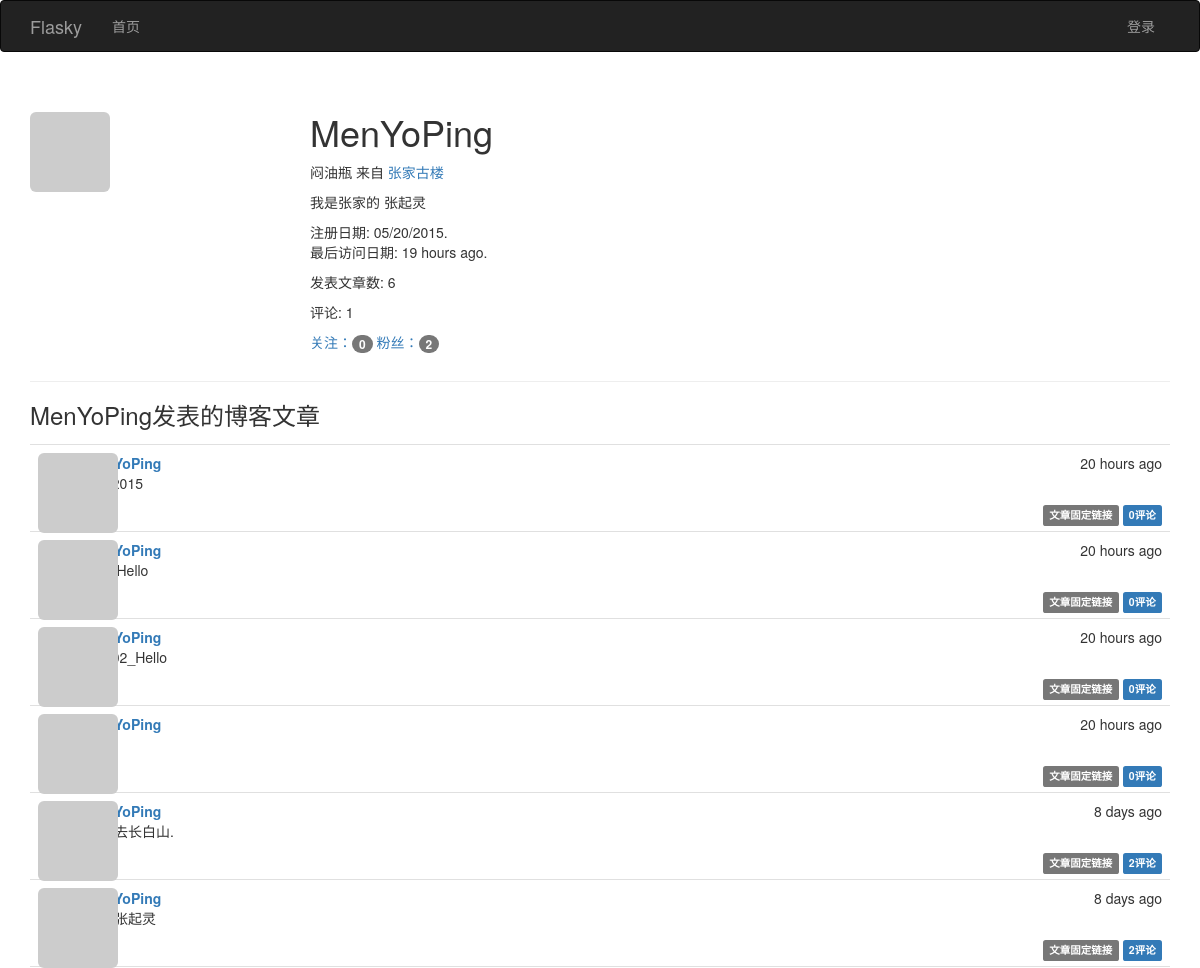
The page /user/MenYoPing on the database as committed earlier.
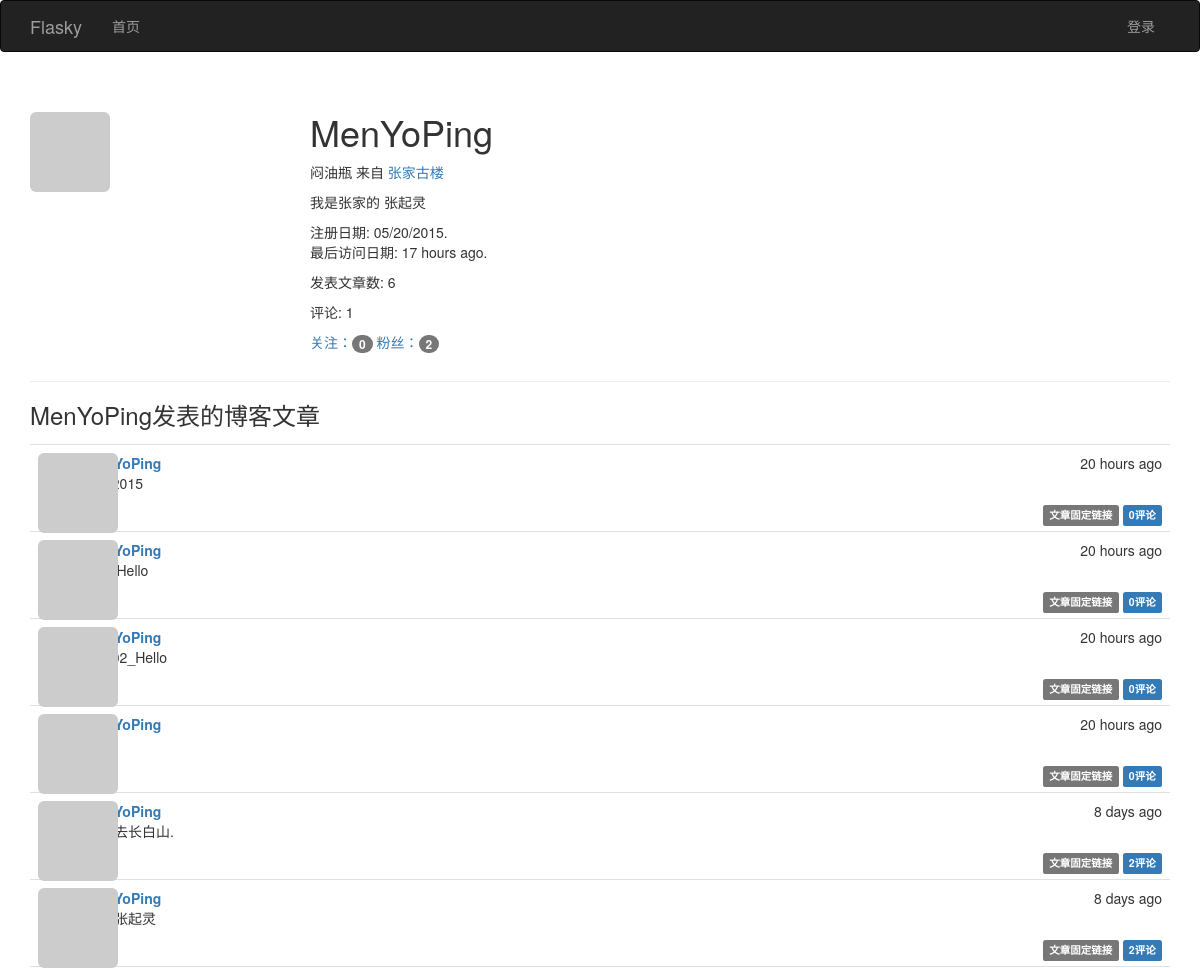
The same page on the database as committed later.
### app/models.py (models this page shows, shortened)
class User(UserMixin, db.Model):
              __tablename__ = 'users'                                       #表名 users
              id = db.Column(db.Integer, primary_key=True)                  #列名 id
              email = db.Column(db.String(64), unique=True, index=True)     #列名 email （用户使用电子邮件进行登录）
              username = db.Column(db.String(64), unique=True, index=True)  #列名 username
              role_id = db.Column(db.Integer, db.ForeignKey('roles.id'))
              password_hash = db.Column(db.String(128))                     #列名: 密码哈希散列
              confirmed = db.Column(db.Boolean, default=False)              #列名: 注册用户确认 (1表示已验证, 0表示没有验证)
              name = db.Column(db.String(64))                               #列名: 真实姓名
              location = db.Column(db.String(64))                           #列名: 所在地
              about_me = db.Column(db.Text())                               #列名: 自我介绍
              member_since = db.Column(db.DateTime(), default=datetime.utcnow)  #列名: 注册日期
              last_seen = db.Column(db.DateTime(), default=datetime.utcnow)     #列名: 最后访问日期
              avatar_hash = db.Column(db.String(32))  #Gravatar头像生成的MD5值
              posts = db.relationship('Post', backref='author', lazy='dynamic') #外链到posts文章表
              followed = db.relationship('Follow',
                                         foreign_keys=[Follow.follower_id],             #foreign_keys参数指定外键,防止外键间的歧义
                                         backref=db.backref('follower', lazy='joined'), #lazy='joined'  加载记录,但使用联结
                                         lazy='dynamic',                                #lazy='dynamic' 不加载记录，但提供加载记录的查询
                                         cascade='all, delete-orphan')                  #启用所有默认层叠选项,而且删除孤儿记录
              followers = db.relationship('Follow',
                                          foreign_keys=[Follow.followed_id],
                                          backref=db.backref('followed', lazy='joined'),
                                          lazy='dynamic',
                                          cascade='all, delete-orphan')
              comments = db.relationship('Comment', backref='author', lazy='dynamic')
              @property  #@property作用是将方法函数变成了属性
              def password(self):
                            '''  password的只读属性(如果试图读取password属性的值,则会返回错误)  '''
                            raise AttributeError('password is not a readable attribute')
              def gravatar(self, size=100, default='identicon', rating='g'):
                            if request.is_secure:
                                          url = 'https://secure.gravatar.com/avatar'
                            else:
                                          url = 'http://www.gravatar.com/avatar'
                            hash = self.avatar_hash or hashlib.md5(self.email.encode('utf-8')).hexdigest()
                            return '{url}/{hash}?s={size}&d={default}&r={rating}'.format(url=url, hash=hash, size=size, default=default, rating=rating)
              ''' 使用: python manage.py shell
                       User.generate_fake(100)
              '''

class Post(db.Model):
              __tablename__ = 'posts'  #表名: posts
              id = db.Column(db.Integer, primary_key=True)  #列名： 文章id
              body = db.Column(db.Text)                     #列名:  文章内容
              timestamp = db.Column(db.DateTime, index=True, default=datetime.utcnow) #列名：时间戳
              author_id = db.Column(db.Integer, db.ForeignKey('users.id'))     #作者id 链接到users表的id
              body_html = db.Column(db.Text)      #列名: 博客文章HTML代码缓存（处理Markdown文本）
              comments = db.relationship('Comment', backref='post', lazy='dynamic')
              ''' 使用: python manage.py shell
                        Post.generate_fake(100)
              '''

### app/main/views.py (the view)
@main.route('/user/<username>')
def user(username):
    user = User.query.filter_by(username=username).first()
    if user is None:
        abort(404)
    posts = user.posts.order_by(Post.timestamp.desc()).all() #获取该用户的博客文章资料页路由
    return render_template('user.html', user=user, posts=posts)

### app/auth/views.py (called while the page is built)
@auth.before_app_request
def before_request():
              ''' 2.更新已登录用户的访问时间 '''
              if current_user.is_authenticated():
                            current_user.ping()   #更新已登录用户的访问时间
                            if not current_user.confirmed \
                               and request.endpoint[:5] != 'auth.' \
                               and request.endpoint != 'static':
                                          return redirect(url_for('auth.unconfirmed'))

### app/main/__init__.py (called while the page is built)
@main.app_context_processor
def inject_permissions():
              return dict(Permission=Permission)

### app/models.py (called while the page is built)
              def can(self, permissions):
                            return False

              def is_administrator(self):
                            return False

### app/templates/user.html (shortened to what this page needs)
{% extends "base.html" %}
{% import "_macros.html" as macros %}
{% block page_content %}
<div class="page-header">
<img class="img-rounded profile-thumbnail" src="{{ user.gravatar(size=256) }}">
<div class="profile-header">
<h1> {{ user.username }} </h1>
{% if user.name or user.location %}
              <p>
              {% if user.name  %}
                            {{ user.name }}
              {% endif %}
              {% if user.location %}
                           来自 <a href="http://maps.baidu.com/?q={{ user.location }}" target="_blank" >{{ user.location}} </a>
              {% endif %}
              </p>
{% endif %}
{% if user.about_me %}
              <p>
              {{ user.about_me }}
              </p>
{% endif %}
<p>
注册日期:  {{ moment(user.member_since).format('L') }}.
最后访问日期: {{ moment(user.last_seen).fromNow() }}.
</p>
<p>发表文章数: {{  user.posts.count() }} </p>
<p>评论: {{  user.comments.count() }}</p>
<p>
<a href="{{ url_for('.followed_by', username=user.username)}}">关注：<span class="badge">{{ user.followed.count() -1 }}</span></a>
<a href="{{ url_for('.followers', username=user.username) }}">粉丝：<span class="badge">{{ user.followers.count() -1 }}</span></a>
</p>
</div>
</div>
<h3>{{ user.username }}发表的博客文章 </h3>
{% include '_posts.html' %}
{% endblock %}

### app/templates/base.html (shortened to what this page needs)
{%  extends "bootstrap/base.html" %}
{% block head %}
{{ super() }}
<link rel="stylesheet" type="text/css" href="{{ url_for('static', filename='styles.css') }}">
{% endblock %}
{% block navbar %}
<div class="navbar navbar-inverse" role="navigation">
              <div class="container">
                            <div class="navbar-header">
                                          <a  class="navbar-brand" href="{{ url_for('main.index') }}">Flasky</a>
                            </div>
                            <div class="navbar-collapse collapse">
                                          <ul class="nav navbar-nav">
                                                        <li><a href="{{ url_for('main.index') }}">首页</a></li>
                                          </ul>
                                          <ul class="nav navbar-nav navbar-right">
                                           {% if current_user.is_authenticated() %}
                                           <li class="dropdown">
                                           <a href="#" class="dropdown-toggle" data-toggle="dropdown">账户<b class="caret"></b></a>
                                           <ul class="dropdown-menu">
                                                <li> <a href="{{ url_for('auth.change_password') }}">更改密码 </a> </li>
                                                <li> <a href="{{ url_for('auth.change_email_request') }}">更改邮件地址 </a> </li>
                                                <li> <a href="{{ url_for('auth.logout') }}">退出</a> </li>
                                            <ul>
                                           </li>
                                           {% else %}
                                           <li> <a href="{{ url_for('auth.login')}}">登录</a> </li>
                                           {% endif %}
                                          </ul>
                            </div>
              </div>
</div>
{% endblock %}
{% block content %}
<div class="container">
              {% block page_content %} {%  endblock %}
</div>
{% endblock %}

### app/templates/_posts.html (shortened to what this page needs)
<ul class="posts">
{% for post in posts %}
<li class="post">
   <div class="post-thumbnail">
      <a href="{{ url_for('.user', username=post.author.username) }}">
      <img class="img-rounded profile-thumbnail" src="{{ post.author.gravatar(size=40) }}">
      </a>
   </div>
  <div class="post-content">
    <div class="post-date">{{ moment(post.timestamp).fromNow() }}</div>
    <div class="post-author"><a href="{{ url_for('.user', username=post.author.username) }}">{{ post.author.username }}</a></div>
    <div class="post-body">
    {% if post.body_html %}
        {{ post.body_html | safe }}
    {% else %}
        {{ post.body }}
    {% endif %}
    </div>
    <div class="post-footer">
    <a href="{{ url_for('.post', id=post.id) }}">
    <span class="label label-default">文章固定链接</span>
    </a>
    <a href="{{ url_for('.post', id=post.id) }}#comments">
    <span class="label label-primary">{{ post.comments.count()}}评论</span>
    </a>
    </div>
  </div>
</li>
{% endfor %}
</ul>

### app/static/styles.css (style rules this page uses)
.profile-thumbnail { position: absolute; }
.profile-header { min-height: 260px; margin-left: 280px; }
ul.posts { list-style-type: none; padding: 0px; margin: 16px 0px 0px 0px; border-top: 1px solid #e0e0e0; }
ul.posts li.post { padding: 8px; border-bottom: 1px solid #e0e0e0; }
div.post-date { float: right; }
div.post-author { font-weight: bold; }
div.post-thumbnail { position: absolute; }
div.post-content { margin-left: 48px; min-height: 48px; }
div.post-footer { text-align: right; }

Rows that differ between the two databases and show on the page:
changed User "MenYoPing": last_seen "19 hours ago" → "17 hours ago"
